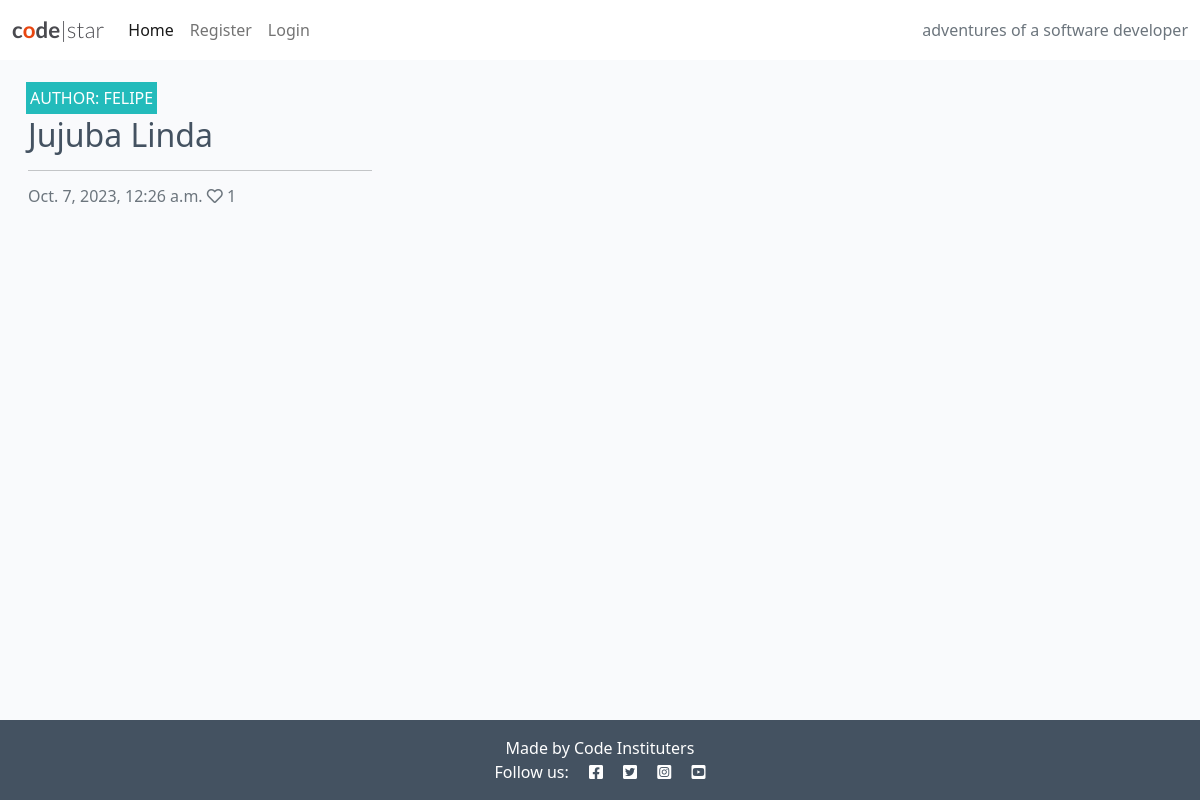
Before: / with the older database file.
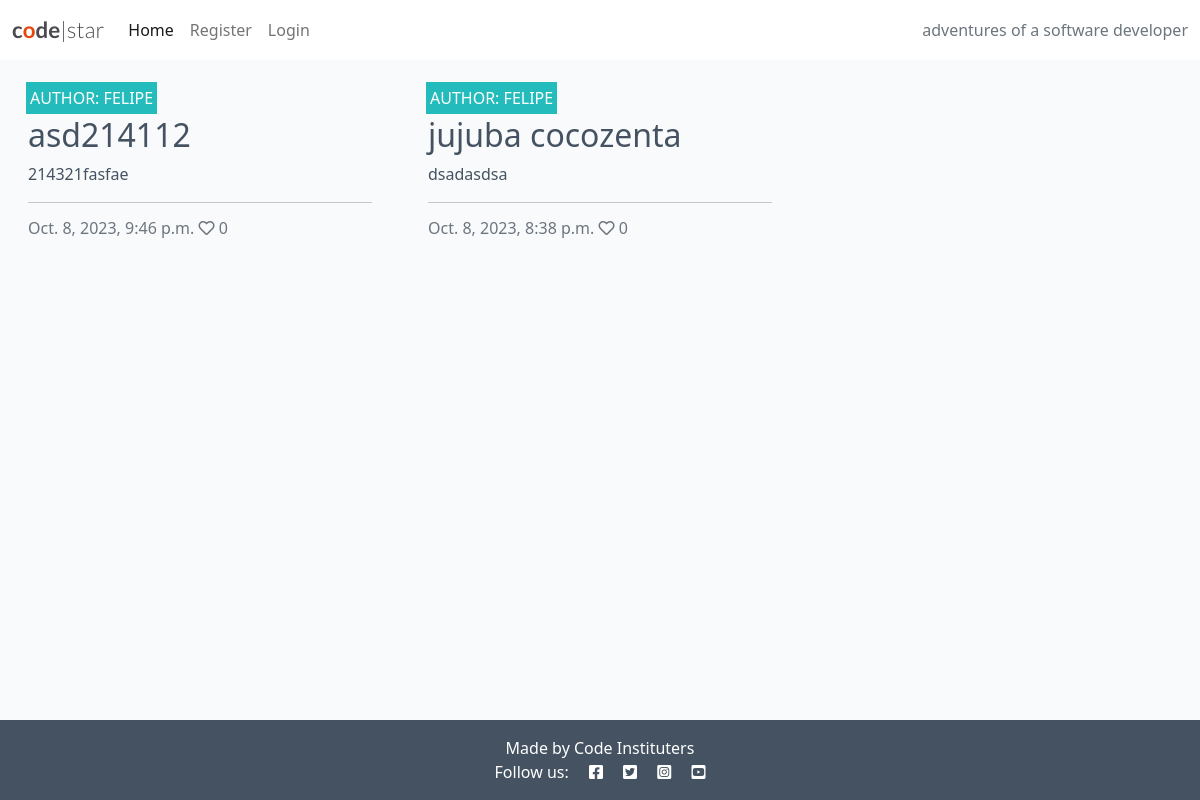
After: the same page with the newer database file.
### blog/models.py (models this page shows, shortened)
class Post(models.Model):
    title = models.CharField(max_length=200, unique=True)
    slug = models.SlugField(max_length=200, unique=True)
    author = models.ForeignKey(
        User, on_delete=models.CASCADE, related_name="blog_posts"
    )
    featured_image = CloudinaryField('image', default='placeholder')
    excerpt = models.TextField(blank=True)
    updated_on = models.DateTimeField(auto_now=True)
    content = models.TextField()
    created_on = models.DateTimeField(auto_now_add=True)
    status = models.IntegerField(choices=STATUS, default=0)
    likes = models.ManyToManyField(
        User, related_name='blogpost_like', blank=True)
    class Meta:
        ordering = ["-created_on"]
    def number_of_likes(self):
        return self.likes.count()

### blog/views.py (the view)
# urls.py: path("", views.PostList.as_view(), name="home"),
class PostList(generic.ListView):
    model = Post
    queryset = Post.objects.filter(status=1).order_by("-created_on")
    template_name = "index.html"
    paginate_by = 6

### templates/index.html (shortened to what this page needs)
{% extends "base.html" %}
{% block content %}
<div class="container-fluid">
    <div class="row">
        <div class="col-12 mt-3 left">
            <div class="row">
                {% for post in post_list %}
                <div class="col-md-4">
                    <div class="card mb-4">
                        <div class="card-body">
                            <div class="image-container">
                                <div class="image-flash">
                                    <p class="author">Author: {{ post.author }}</p>
                                </div>
                            </div>
                            <a href="#" class="post-link">
                                <h2 class="card-title">{{ post.title }}</h2>
                                <p class="card-text">{{ post.excerpt }}</p>
                            </a>
                            <hr />
                            <p class="card-text text-muted h6">{{ post.created_on}} <i class="far fa-heart"></i>
                                {{ post.number_of_likes }}</p>
                        </div>
                    </div>
                </div>
                {% endfor %}
            </div>
        </div>
    </div>
</div>
{%endblock%}

### templates/base.html (shortened to what this page needs)
{% load static %}
<!DOCTYPE html>
<html class="h-100">
<head>
    <link rel="stylesheet" href="https://cdnjs.cloudflare.com/ajax/libs/font-awesome/5.15.3/css/all.min.css">
    <link href="https://cdn.jsdelivr.net/npm/bootstrap@5.0.1/dist/css/bootstrap.min.css" rel="stylesheet"
>
    <link rel="stylesheet" href="{% static 'css/style.css' %}">
</head>
<body class="d-flex flex-column h-100 main-bg">
    <nav class="navbar navbar-expand-lg navbar-light bg-white">
        <div class="container-fluid">
            <a class="navbar-brand" href="{% url 'home' %}"><span class="brand">c<span class="red-o">o</span>de<span
                        class="thin">|star</span></span></span></a>
            <div class="collapse navbar-collapse" id="navbarText">
                <ul class="navbar-nav me-auto mb-2 mb-lg-0">
                    <li class="nav-item">
                        <a class="nav-link active" aria-current="page" href="{% url 'home' %}">Home</a>
                    </li>
                    {% if user.is_authenticated %}
                    <li class="nav-item">
                        <a class="nav-link" href="#">Logout</a>
                    </li>
                    {% else %}
                    <li class="nav-item">
                        <a class="nav-link" href="#">Register</a>
                    </li>
                    <li class="nav-item">
                        <a class="nav-link" href="#">Login</a>
                    </li>
                    {% endif %}
                </ul>
                <span class="navbar-text text-muted">
                    adventures of a software developer
                </span>
            </div>
        </div>
    </nav>
    <main class="flex-shrink-0 main-bg">
        {% block content %}{% endblock content %}
    </main>
    <footer class="footer mt-auto py-3 dark-bg">
        <p class="m-0 text-center text-white">Made by Code Instituters</p>
        <p class="m-0 text-center text-white">Follow us: <i class="fab fa-facebook-square ms-3"></i>
            <i class="fab fa-twitter-square ms-3"></i>
            <i class="fab fa-instagram-square ms-3"></i>
            <i class="fab fa-youtube-square ms-3"></i></p>
    </footer>
</body>
</html>

### static/css/style.css (style rules this page uses)
body { background-color: #F9FAFC; }
.brand { font-family: Lato, sans-serif; font-size: 1.4rem; font-weight: 700; color: #4A4A4F; }
.red-o { color: #E84610; }
.thin { font-weight: 300; }
.dark-bg { background-color: #445261; }
.main-bg { background-color: #F9FAFC; }
.card { border: none; background-color: transparent; }
.image-container { position: relative; }
.image-flash { position: absolute; bottom: 5%; min-width: 30%; left: -2px; background-color: #23BBBB; }
.author { color: white; margin: 4px; text-transform: uppercase; }
.post-link { text-decoration: none; color: #445261; }

Changed rows visible on the page:
removed Post: author "FELIPE", title "Jujuba Linda", created_on "Oct. 7, 2023, 12:26 a.m.", number_of_likes "1"
added Post: author "FELIPE", title "asd214112", excerpt "214321fasfae", created_on "Oct. 8, 2023, 9:46 p.m.", number_of_likes "0"
added Post: author "FELIPE", title "jujuba cocozenta", excerpt "dsadasdsa", created_on "Oct. 8, 2023, 8:38 p.m.", number_of_likes "0"
